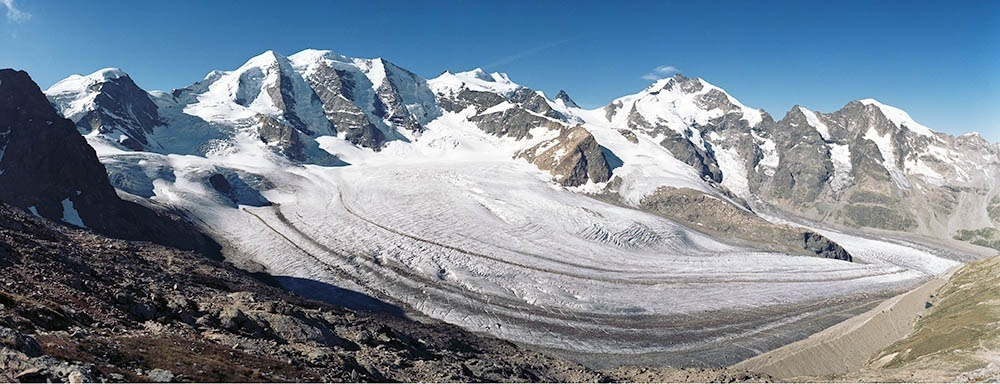
#> input picture src/lib/assets/melt_part_1.jpg, 1000 x 384 px
$ python -i trim_melt_robust.py   (imports and definitions only)
#> lines starting #> are read from the running program, lines starting #| are printed output that depends on the picture; after the words box and inside, x2 and y2 are one past the last pixel; in counts of white or black regions, pixels touching at a corner belong together
#> further down, picture is the input picture: PIL image 1000x384 RGB; mean R, G, B 122.9, 136.1, 149.3
from PIL import Image, ImageChops
import os

def trim_white_robust(img, threshold=240):
    # Convert to grayscale to simplify thresholding
#> called with threshold = 240
    gray = img.convert("L")
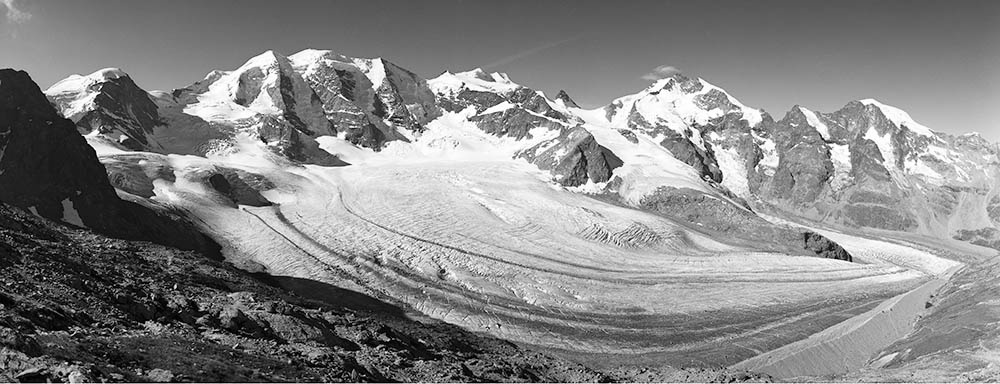
#> gray: PIL image 1000x384 L; min 0, max 255, mean 133.7
    # Invert the grayscale image (white becomes black)
    # We want to find areas that are NOT white (i.e., NOT above the threshold)
    # So if gray > threshold, it's white.
    # Create a mask where white is 0 and non-white is 255
    mask = gray.point(lambda p: 255 if p < threshold else 0)
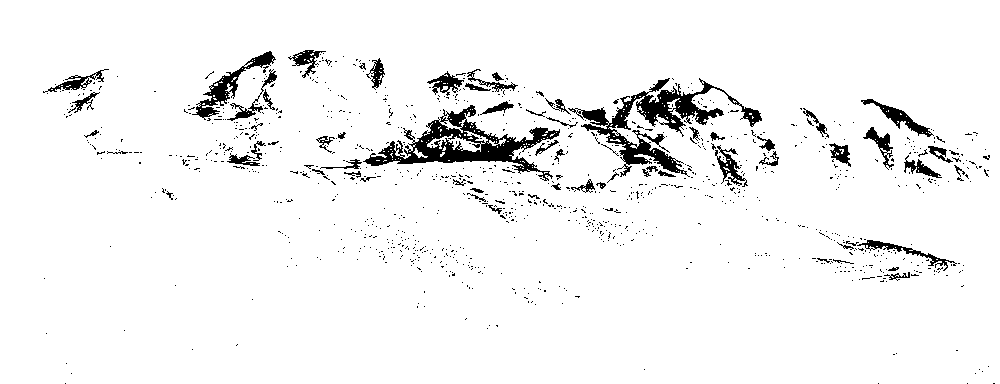
#> mask: PIL image 1000x384 L; 94.9% white; 1052 black regions (985 under 20 px), largest, box (x1, y1, x2, y2) and area: (568, 78, 762, 177) 4341, (363, 105, 560, 181) 4120, (192, 51, 276, 120) 1091
    bbox = mask.getbbox()
#> bbox = (0, 0, 1000, 384)
    if bbox:
        return img.crop(bbox)
    return img

def process_slices(directory, prefix):
    for i in range(1, 4):
        filename = f"{prefix}_{i}.jpg"
        filepath = os.path.join(directory, filename)
        if os.path.exists(filepath):
            img = Image.open(filepath).convert("RGB")
            trimmed_img = trim_white_robust(img)
            trimmed_img.save(filepath, quality=95)
            print(f"Robustly trimmed and saved {filename}")

# [3 lines not run here, left out]

>>> from PIL import Image
>>> picture = Image.open('../src/lib/assets/melt_part_1.jpg')
>>> result = trim_white_robust(picture)

$ run again, on src/lib/assets/melt_part_2.jpg
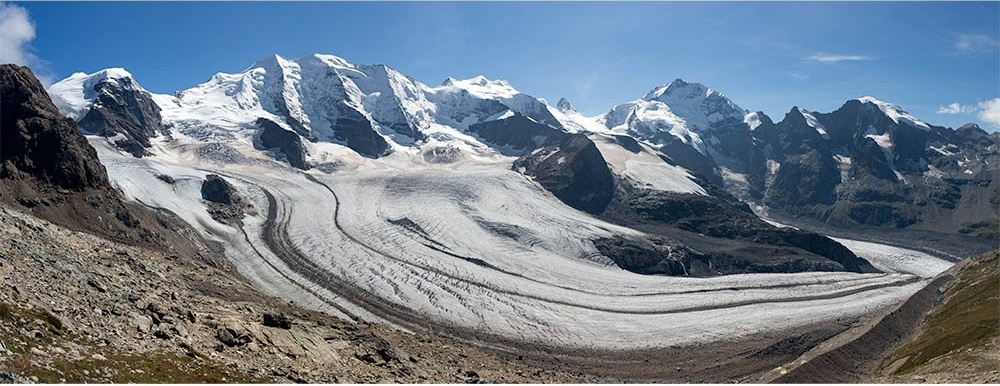
#> input picture src/lib/assets/melt_part_2.jpg, 1000 x 386 px
#> picture is the input picture: PIL image 1000x386 RGB; mean R, G, B 111.6, 125.1, 138.9
#> in trim_white_robust, `gray = img.convert("L")`:
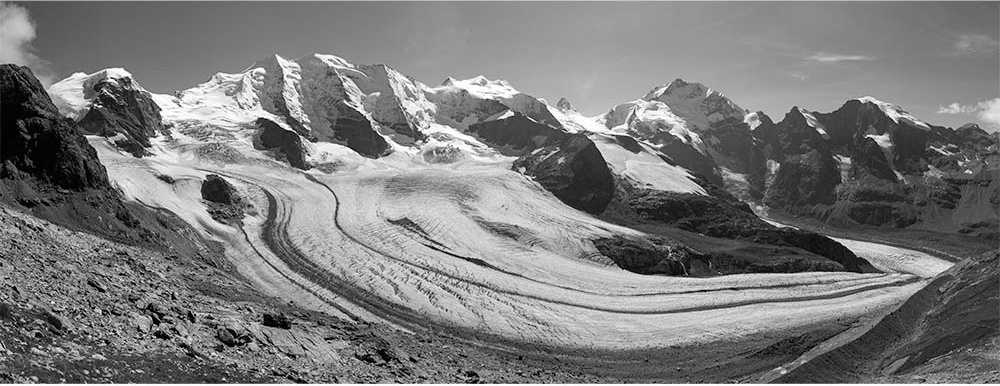
#> gray: PIL image 1000x386 L; min 0, max 255, mean 122.6
#> in trim_white_robust, `mask = gray.point(lambda p: 255 if p < threshold else 0)`:
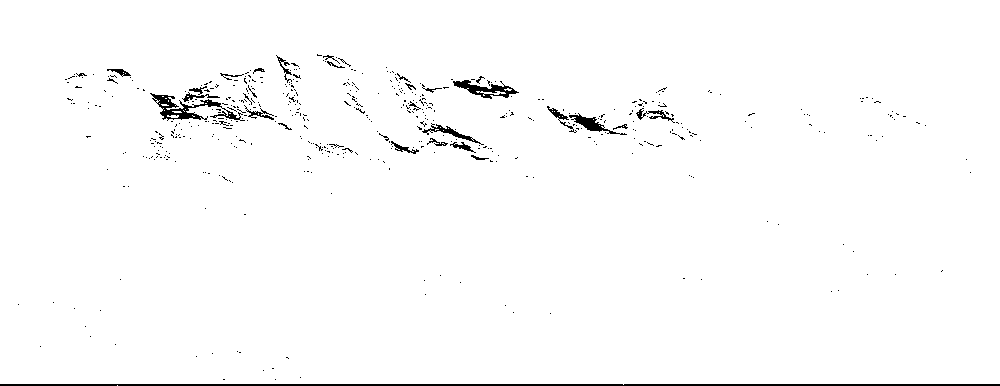
#> mask: PIL image 1000x386 L; 98.3% white; 508 black regions (478 under 20 px), largest, box (x1, y1, x2, y2) and area: (0, 384, 1000, 386) 1998, (150, 93, 245, 121) 764, (453, 80, 519, 99) 483
#> bbox = (0, 0, 1000, 386)

$ run again, on src/lib/assets/melt_part_3.jpg
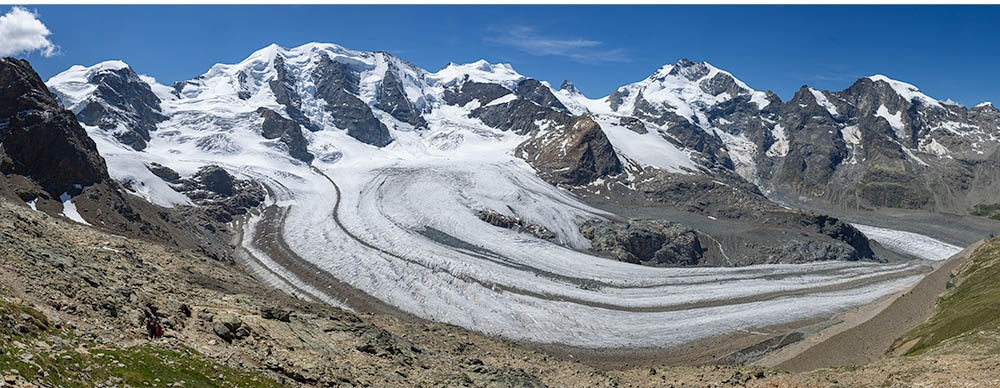
#> input picture src/lib/assets/melt_part_3.jpg, 1000 x 388 px
#> picture is the input picture: PIL image 1000x388 RGB; mean R, G, B 116.2, 127.6, 138.1
#> in trim_white_robust, `mask = gray.point(lambda p: 255 if p < threshold else 0)`:
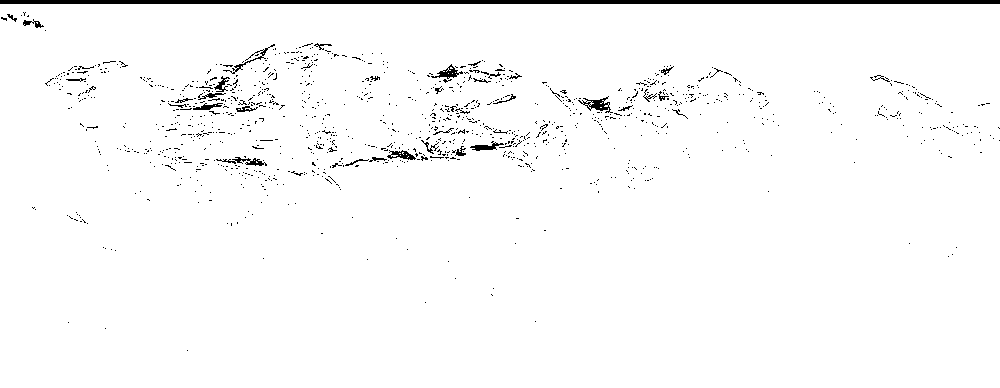
#> mask: PIL image 1000x388 L; 97.6% white; 1167 black regions (1129 under 20 px), largest, box (x1, y1, x2, y2) and area: (0, 0, 1000, 4) 4000, (578, 96, 613, 113) 221, (216, 157, 267, 166) 170
#> bbox = (0, 4, 1000, 388)
#> in trim_white_robust, `return img.crop(bbox)`:
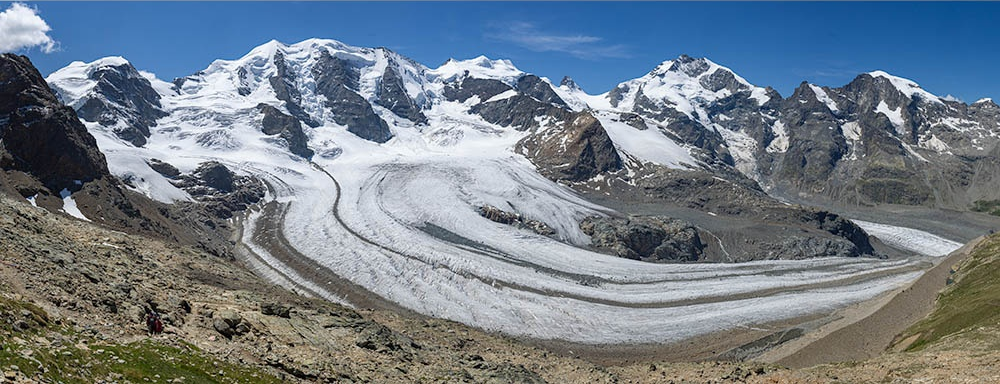
#> returned value: PIL image 1000x384 RGB; mean R, G, B 114.8, 126.3, 136.9

$ run again, on src/lib/assets/the_big_melt.jpg
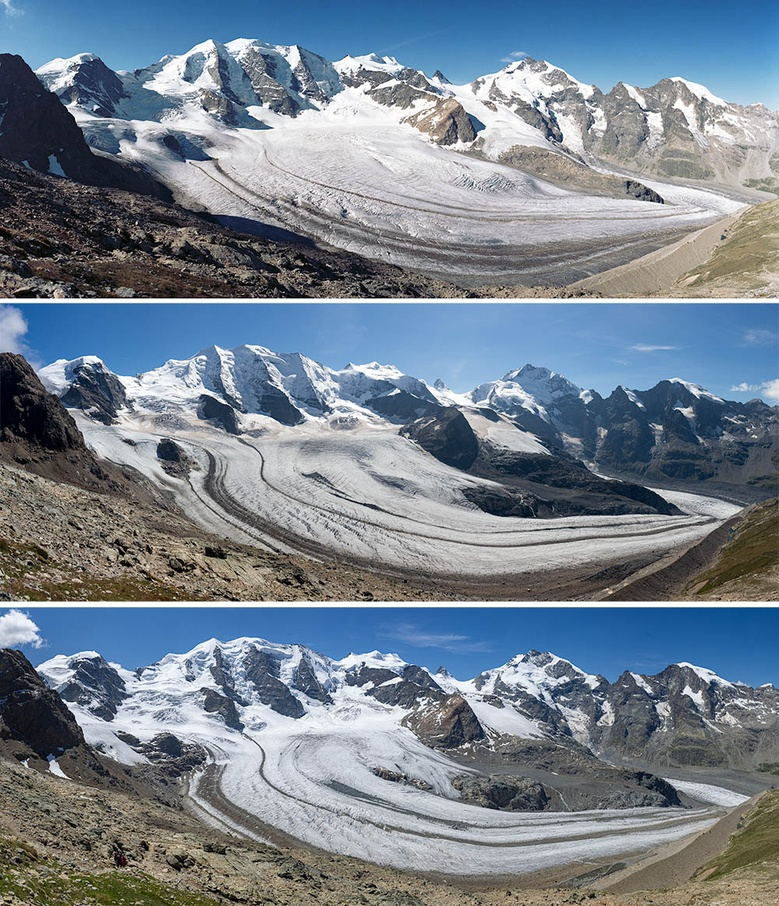
#> input picture src/lib/assets/the_big_melt.jpg, 779 x 906 px, shrunk from 1000 x 1164 before the run
#> picture is the input picture: PIL image 779x906 RGB; mean R, G, B 117.6, 130.2, 142.6
#> in trim_white_robust, `gray = img.convert("L")`:
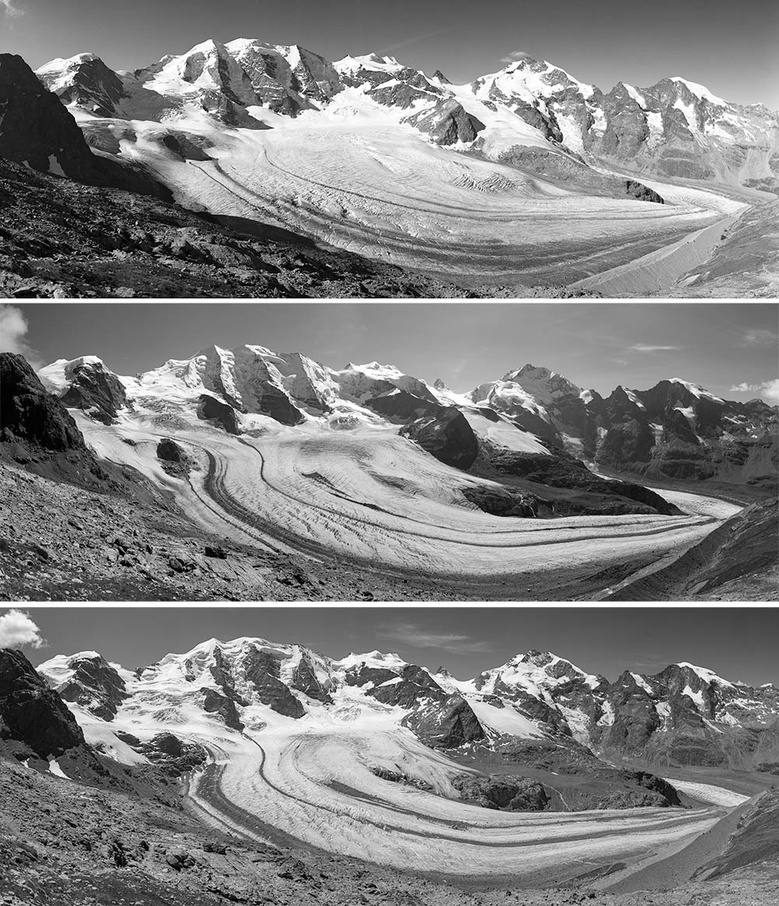
#> gray: PIL image 779x906 L; min 0, max 255, mean 127.8
#> in trim_white_robust, `mask = gray.point(lambda p: 255 if p < threshold else 0)`:
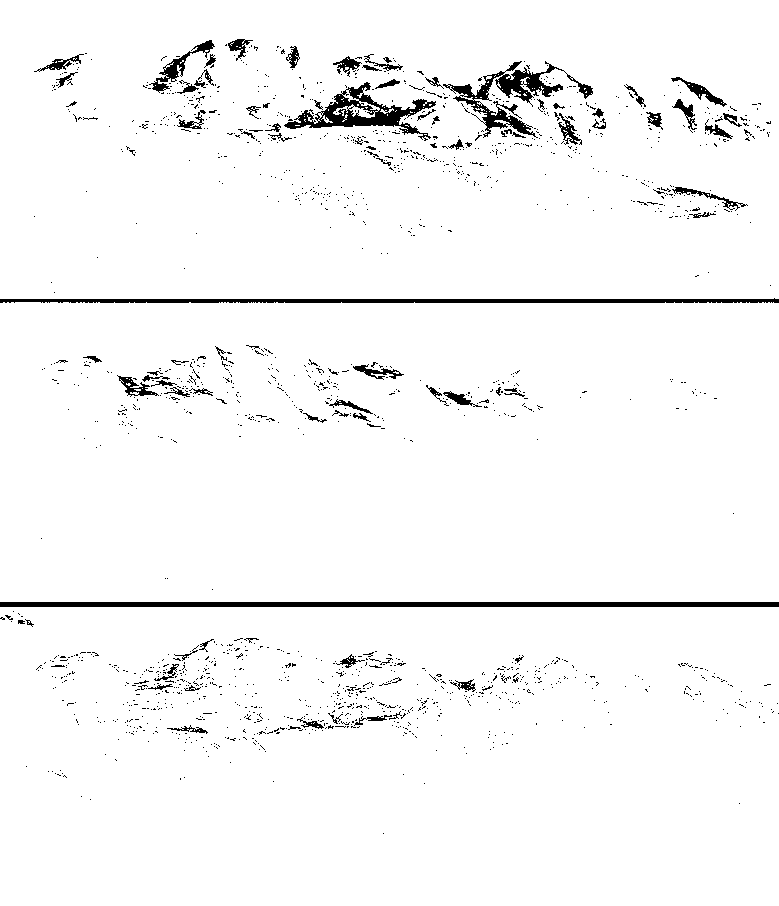
#> mask: PIL image 779x906 L; 96.6% white; 1711 black regions (1618 under 20 px), largest, box (x1, y1, x2, y2) and area: (0, 602, 779, 607) 3895, (0, 298, 779, 303) 2998, (443, 61, 593, 138) 2601
#> bbox = (0, 0, 779, 906)
